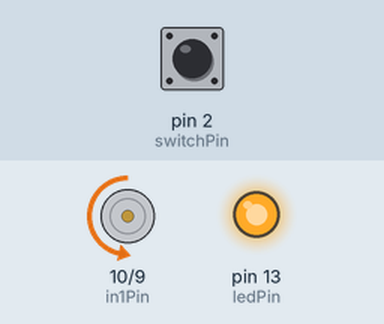
Recording of a sketch running on a simulated Arduino Uno, built with avr-gcc and run on an emulated ATmega328P. Parts: motor-driver pin pairs drawn as motors (green arrow = first pin HIGH = forward, orange = second pin HIGH = backward, longer = more drive, scaled by the enable pin), output pins drawn as LEDs (lit = HIGH). The inputs (shaded band) are chosen by the test bench; at power-on: pin 2 (switchPin) HIGH.

Above: at 1.2 s.
1.3 s: pin 2 (switchPin) pulled LOW for 0.15 s
At 1.37 s:
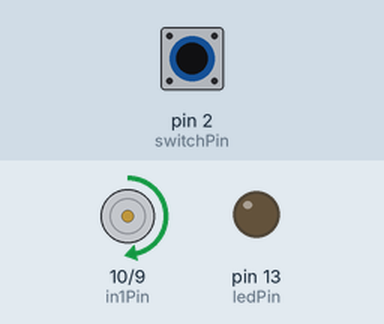
2.9 s: pin 2 (switchPin) pulled LOW for 3.2 s
At 7.5 s:
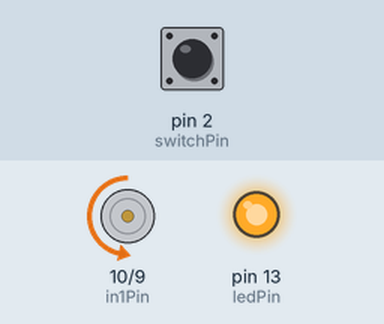
Timing chart, 0 to 9.0 s (numbered marks = the images above; inputs shaded):
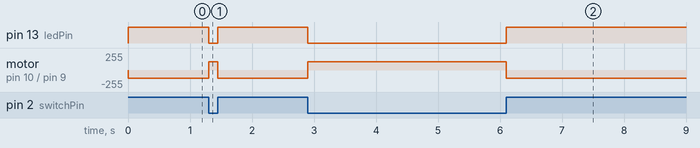

The sketch:

motor_test.ino
```cpp
/*
Adafruit Arduino - Lesson 15. Bi-directional Motor
*/

int enablePin = 11;
int in1Pin = 10;
int in2Pin = 9;
int switchPin = 2;
int potPin = 0;
int ledPin = 13;

void setup()
{
  pinMode(in1Pin, OUTPUT);
  pinMode(in2Pin, OUTPUT);
  pinMode(enablePin, OUTPUT);
  pinMode(switchPin, INPUT_PULLUP);
  pinMode(ledPin, OUTPUT);
}

void loop()
{
  //int speed = analogRead(potPin) / 4;
  boolean reverse = digitalRead(switchPin);
  int speed = 125;
  setMotor(speed, reverse);
}

void setMotor(int speed, boolean reverse)
{
  analogWrite(enablePin, speed);
  digitalWrite(in1Pin, ! reverse);
  digitalWrite(in2Pin, reverse);
  digitalWrite(ledPin, reverse);
}
```

Measured:
- after the input at 1.3 s, pin 13 (ledPin): HIGH → LOW at once, → HIGH 0.15 s later; motor on pin 10 (in1Pin) / pin 9 (in2Pin): backward 125/255 → forward 125/255 at once, → backward 125/255 0.15 s later
- after the input at 2.9 s, pin 13 (ledPin): HIGH → LOW at once, → HIGH 3.2 s later; motor on pin 10 (in1Pin) / pin 9 (in2Pin): backward 125/255 → forward 125/255 at once, → backward 125/255 3.2 s later
